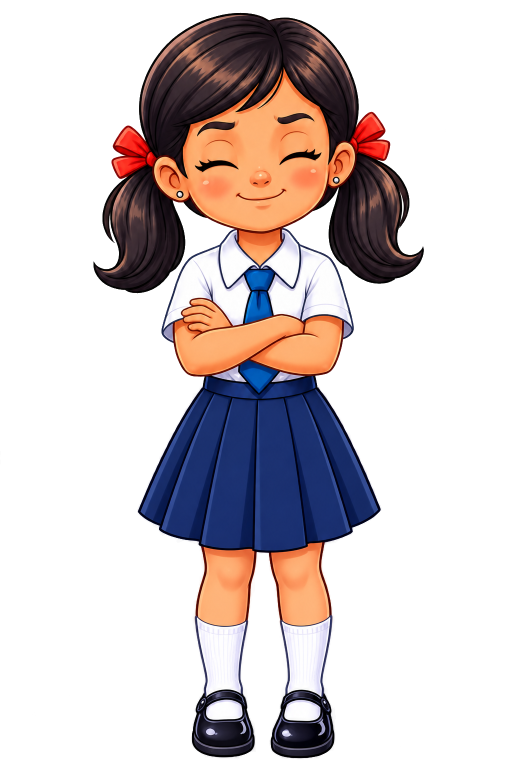
#> input picture artwork-masters/arms-folded/arms-folded-blink.png, 1024 x 1536 px, given in place of standing.png, which was not available (shown at 1/2 size)
$ python build-mouth-shapes.py
#> lines starting #> are read from the running program, lines starting #| are printed output that depends on the picture; after the words box and inside, x2 and y2 are one past the last pixel; in counts of white or black regions, pixels touching at a corner belong together
"""Build 25 mouth-only RGBA frames from generated donors and verify pixels."""
from pathlib import Path
import json
import cv2
import numpy as np
from PIL import Image, ImageDraw

ROOT=Path(__file__).resolve().parents[1]
WORK=ROOT/'mouth-generation-2026-09-10'
BOXES={
 'standing':(475,371,580,448),
 'pointing-left':(438,355,547,435),
 'pointing-right':(491,342,604,435),
 'shrugging':(483,400,575,469),
 'arms-folded':(461,364,580,443),
}
SHAPES=['a','e','o','m','s']

def main():
    report=[]
    sheet=Image.new('RGB',(1200,800),'#ffffff')
#> sheet: PIL image 1200x800 RGB; every value is 255
    draw=ImageDraw.Draw(sheet)
    for row,(pose,box) in enumerate(BOXES.items()):
        folder=ROOT/'artwork-masters'/pose
        base=Image.open(folder/(pose+'.png')).convert('RGBA')
#> base is the input picture: PIL image 1024x1536 RGBA; mean R, G, B, A 131.8, 120.5, 121.5, 85
        a=np.array(base)
        x0,y0,x1,y1=box
        mask_im=Image.new('L',base.size)
#> mask_im: PIL image 1024x1536 L; every value is 0
        ImageDraw.Draw(mask_im).rounded_rectangle(box,radius=10,fill=255)
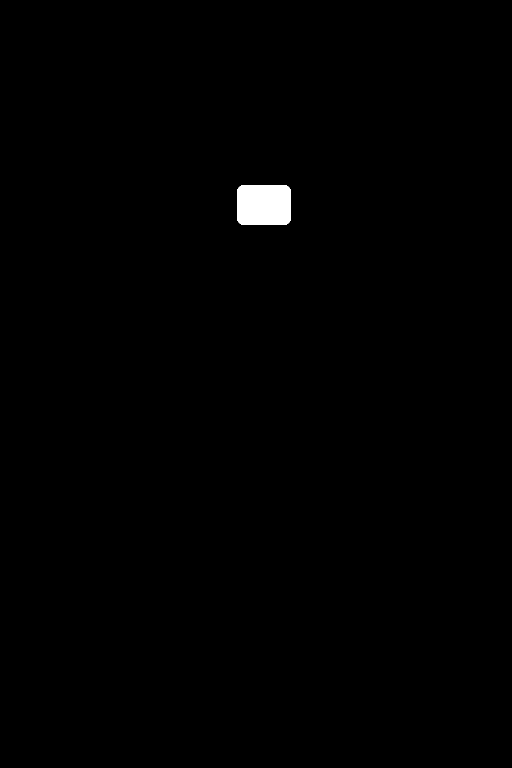
#> mask_im: PIL image 1024x1536 L (shown at 1/2 size); 0.52% white; 1 white region, box (x1, y1, x2, y2) and area: (475, 371, 581, 449) 8176
        mask=np.array(mask_im)
        for col,shape in enumerate(SHAPES):
            donor_path=WORK/'donors'/(pose+'-talk-'+shape+'.png')
            if not donor_path.exists():
                continue
            donor=np.array(Image.open(donor_path).convert('RGB'))
            assert donor.shape==a[:,:,:3].shape, donor_path
            mixed=cv2.seamlessClone(donor,a[:,:,:3].copy(),mask.copy(),((x0+x1)//2,(y0+y1)//2),cv2.NORMAL_CLONE)
            result=a.copy()
            result[mask>0,:3]=mixed[mask>0]
            assert np.array_equal(result[mask==0],a[mask==0])
            assert np.array_equal(result[:,:,3],a[:,:,3])
            changed=np.any(result!=a,axis=2)
            yy,xx=np.where(changed)
            assert len(xx)>0
            path=folder/(pose+'-talk-'+shape+'.png')
            im=Image.fromarray(result)
            if not path.exists() or not np.array_equal(np.array(Image.open(path)),result):
                im.save(path)
            # Validate decoded export too, including invisible RGB and alpha.
            saved=np.array(Image.open(path))
            assert np.array_equal(saved,result)
            report.append({'file':str(path.relative_to(ROOT)),'changed_pixels':int(changed.sum()),'bbox':[int(xx.min()),int(yy.min()),int(xx.max()),int(yy.max())],'outside_mouth_changed':0,'alpha_identical':True})
            crop=im.crop((x0-15,y0-15,x1+15,y1+15)).convert('RGB')
            crop.thumbnail((220,120),Image.Resampling.LANCZOS)
            # Enlarge feature previews for comfortable inspection.
            crop=crop.resize((220,120),Image.Resampling.LANCZOS)
            sheet.paste(crop,(col*240,row*160+25))
            draw.text((col*240+5,row*160+5),pose+' / '+shape,fill='black')
#> pass 2 of the loop in main, `for row,(pose,box) in enumerate(BOXES.items()):`:
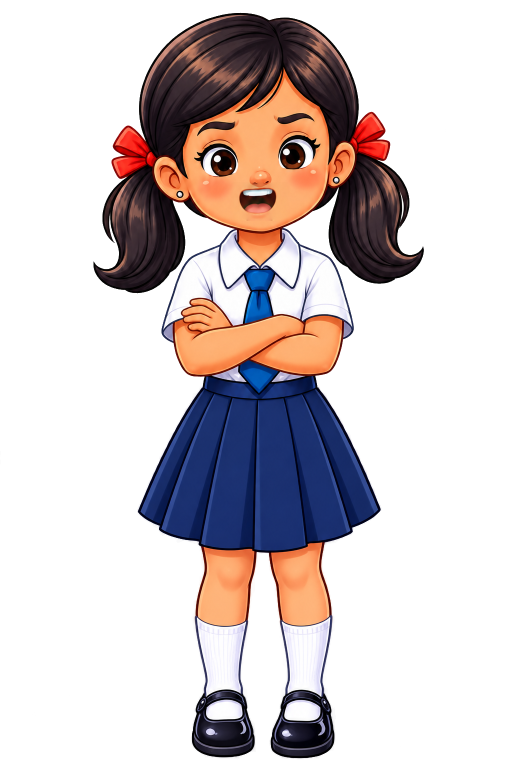
#> input picture artwork-masters/arms-folded/arms-folded-talk-a.png, 1024 x 1536 px, given in place of pointing-left.png, which was not available (shown at 1/2 size)
#> in main, base is the input picture: PIL image 1024x1536 RGBA; mean R, G, B, A 131, 120.1, 121.4, 85
#> in main, `ImageDraw.Draw(mask_im).rounded_rectangle(box,radius=10,fill=255)`:
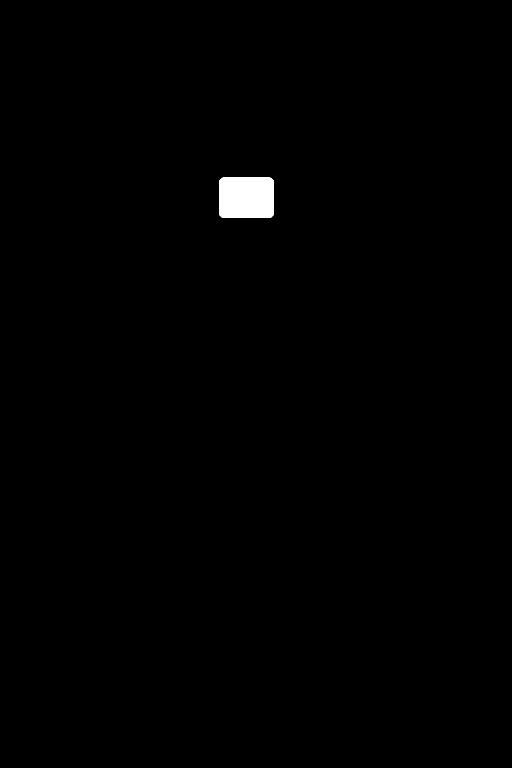
#> mask_im: PIL image 1024x1536 L (shown at 1/2 size); 0.56% white; 1 white region, box (x1, y1, x2, y2) and area: (438, 355, 548, 436) 8818
    sheet.save(WORK/'mouth-review.jpg',quality=97)
    (WORK/'validation.json').write_text(json.dumps(report,indent=2),encoding='utf-8')
    print(f'Built and verified {len(report)}/25 mouth frames.')

if __name__=='__main__':
#> (the run stopped early here; a loop or call above may not have finished)
